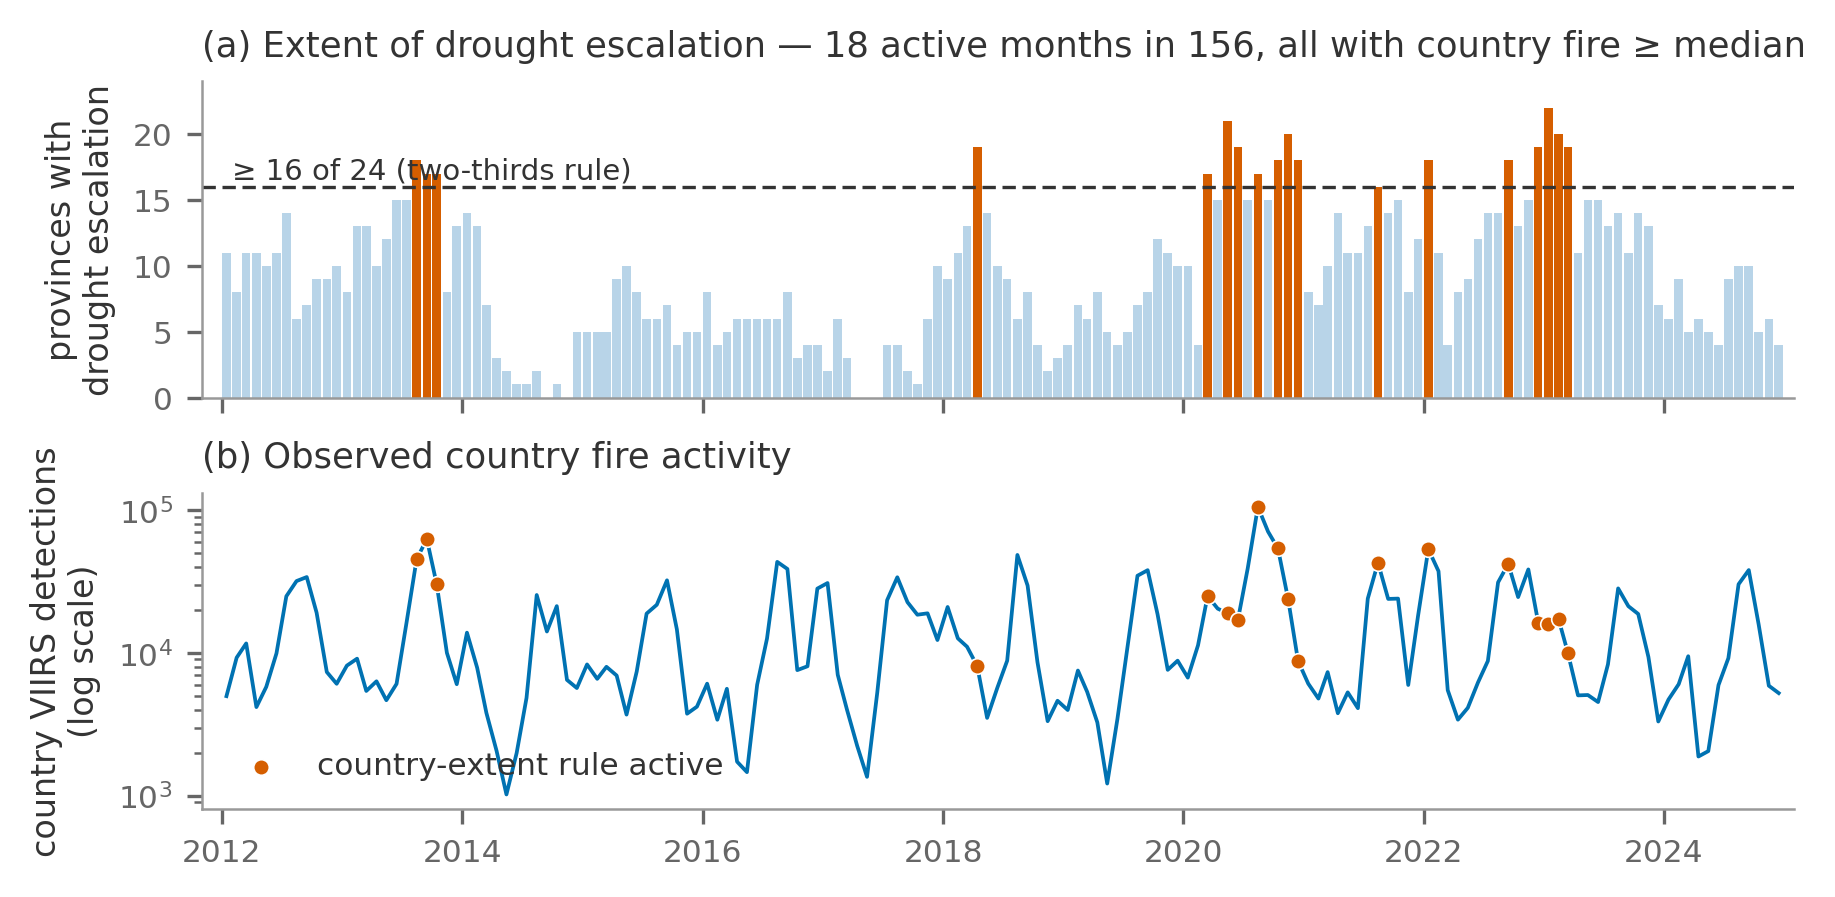

This chart was generated by the following Python code:
#!/usr/bin/env python3
"""Fig. 6 — Regla país 2012–2024. (a) provincias con escalada de sequía por mes vs el
umbral de ⅔ (≥16/24): 18 meses activos, todos con fuego país ≥ mediana; (b) detecciones
país mensuales (log) con los meses activos marcados. Fuente: datos/regla_pais.json."""
import datetime as dt
from estilo import plt, MM, AZUL, VERMELLON, GRIS, cargar, guardar

R = cargar('regla_pais.json')
x = [dt.date(int(r['ym'][:4]), int(r['ym'][5:7]), 15) for r in R]
n = [r['n_prov'] for r in R]
f = [r['focos'] for r in R]
act = [r['n_prov'] >= 16 for r in R]

fig, (a, b) = plt.subplots(2, 1, figsize=(174 * MM, 80 * MM), sharex=True)

a.bar(x, n, width=26, color=[VERMELLON if s else '#b8d4e8' for s in act])
a.axhline(16, color='#333333', lw=0.8, ls=(0, (4, 2)))
a.text(dt.date(2012, 2, 1), 16.6, '≥ 16 of 24 (two-thirds rule)', fontsize=7, color='#333333')
a.set_ylabel('provinces with\ndrought escalation')
a.set_ylim(0, 24)
a.set_title('(a) Extent of drought escalation — 18 active months in 156, all with country fire ≥ median', loc='left')

b.plot(x, f, color=AZUL, lw=0.9, zorder=4)
for xi, fi, s in zip(x, f, act):
    if s:
        b.scatter(xi, fi, s=14, color=VERMELLON, zorder=6, edgecolors='white', linewidths=0.4)
b.scatter([], [], s=14, color=VERMELLON, edgecolors='white', linewidths=0.4,
          label='country-extent rule active')
b.set_yscale('log')
b.set_ylabel('country VIIRS detections\n(log scale)')
b.legend(loc='lower left')
b.set_title('(b) Observed country fire activity', loc='left')
b.set_xlim(dt.date(2011, 11, 1), dt.date(2025, 2, 1))

fig.subplots_adjust(hspace=0.3)
guardar(fig, 'fig6_regla_pais')
